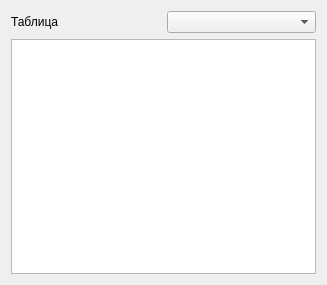
<?xml version="1.0" encoding="UTF-8"?>
<ui version="4.0">
 <class>CatalogWidget</class>
 <widget class="QWidget" name="CatalogWidget">
  <property name="geometry">
   <rect>
    <x>0</x>
    <y>0</y>
    <width>327</width>
    <height>285</height>
   </rect>
  </property>
  <property name="windowTitle">
   <string>Form</string>
  </property>
  <layout class="QGridLayout" name="gridLayout">
   <item row="0" column="0">
    <widget class="QLabel" name="label">
     <property name="text">
      <string>Таблица</string>
     </property>
    </widget>
   </item>
   <item row="0" column="1">
    <widget class="QComboBox" name="tableNameBox"/>
   </item>
   <item row="1" column="0" colspan="2">
    <widget class="QTableView" name="tableView"/>
   </item>
  </layout>
 </widget>
 <resources/>
 <connections/>
</ui>
